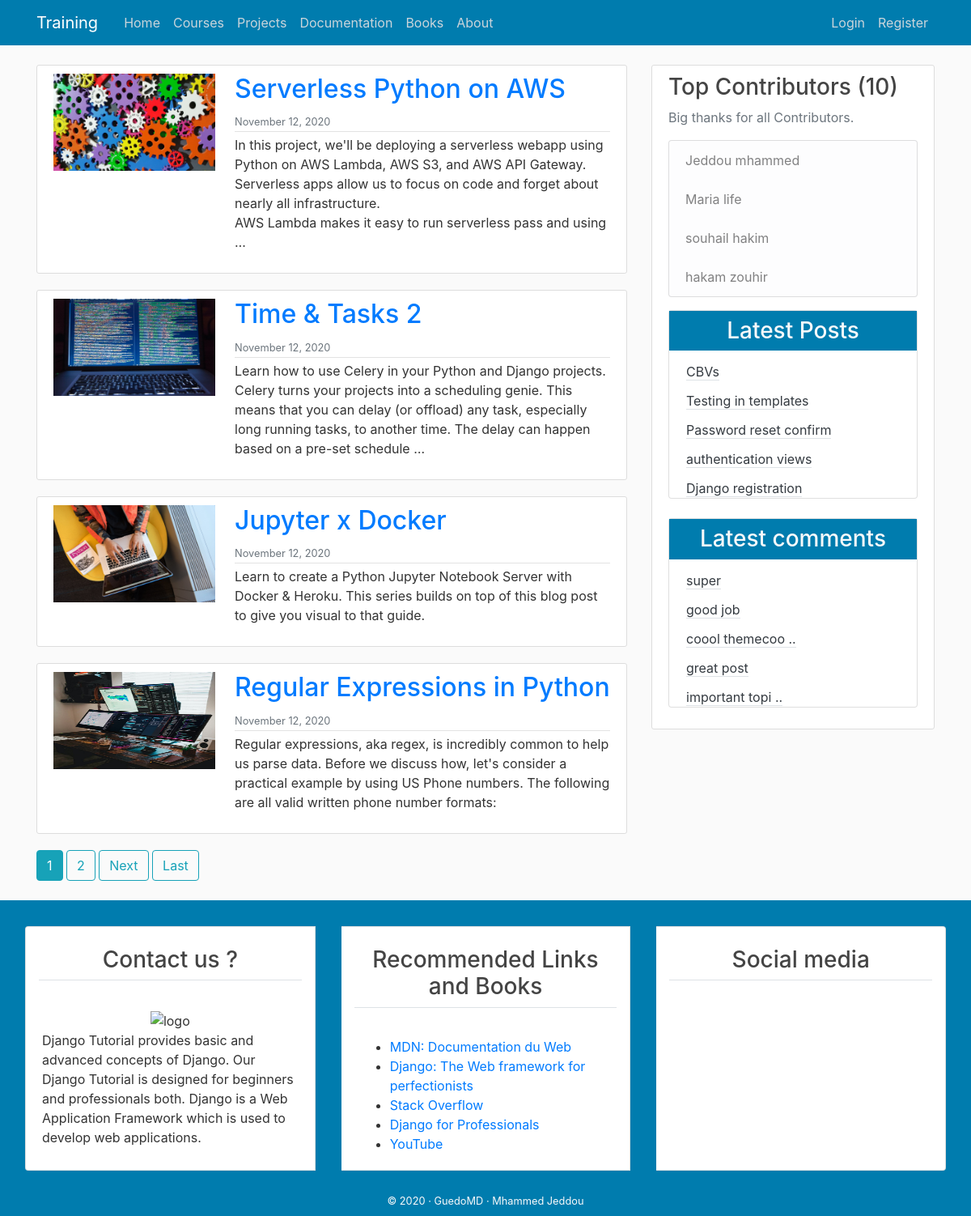
Page /project/ on the earlier database version.
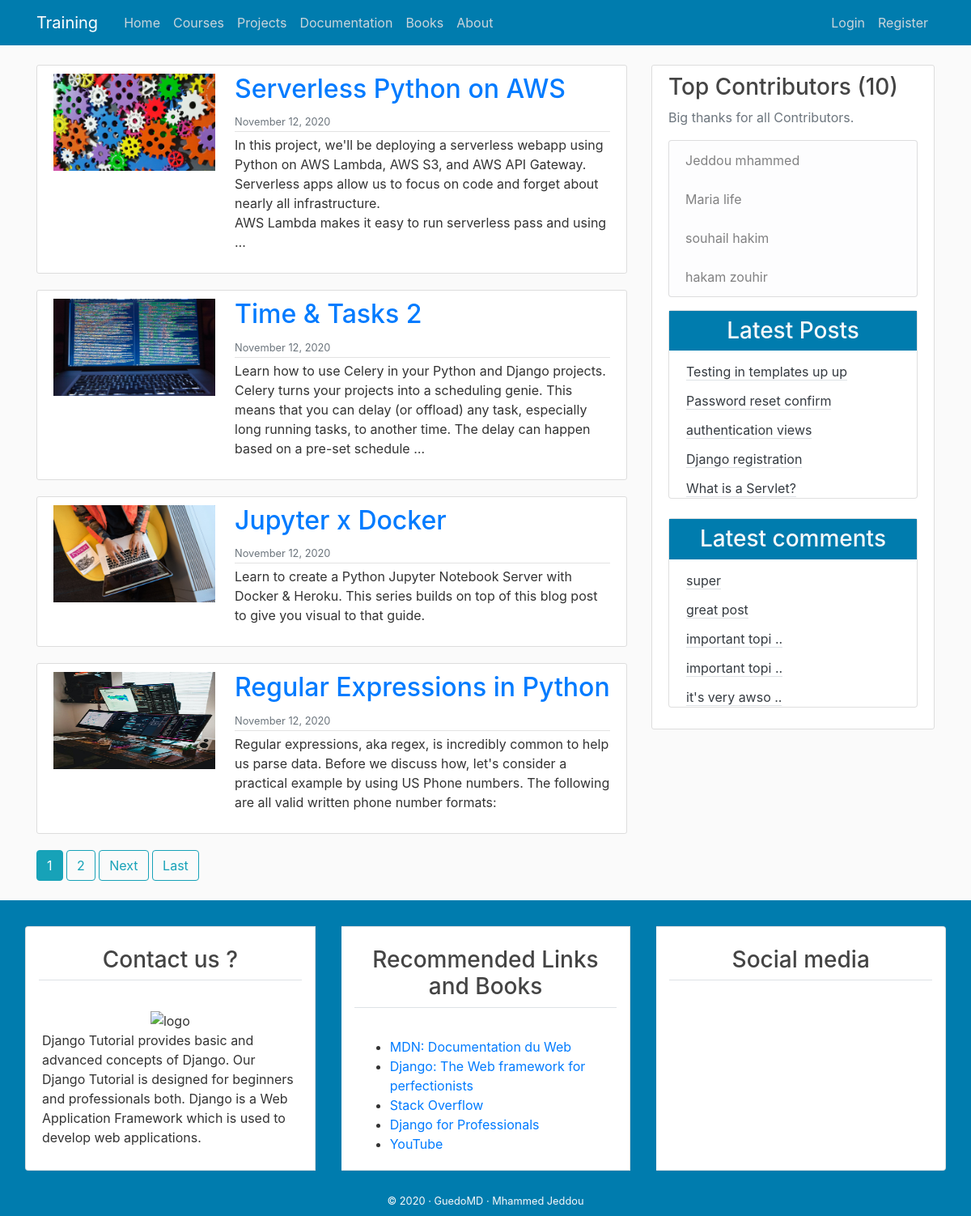
Same page on the later database version.
### blog/models.py (models this page shows, shortened)
class Project(models.Model):
    user=models.ForeignKey(User,on_delete=models.CASCADE)
    title = models.CharField(max_length=50)
    content=models.TextField()
    img=models.ImageField(upload_to='post_img/',default='post_img/default.png')
    created = models.DateTimeField(default=timezone.now())

class Post(models.Model):
    title = models.CharField(max_length=100)
    content = models.TextField()
    date_posted = models.DateTimeField(default=timezone.now)
    author = models.ForeignKey(User, on_delete=models.CASCADE)
    class Meta :
        ordering = ('-date_posted',)

class Comment(models.Model):
    name = models.CharField(max_length=50 )
    email = models.EmailField()
    body = models.TextField(verbose_name='Comment')
    comment_date = models.DateTimeField(auto_now_add=True)
    active = models.BooleanField(default=False)
    post = models.ForeignKey(Post, related_name='comments', on_delete=models.CASCADE)
    class Meta :
        ordering = ('-comment_date',)

### blog/views.py (the view)
# urls.py: path('project/', ProjectListView.as_view(), name='allPosts'),
class ProjectListView(ListView):
    model = Project
    template_name = 'blog/allposts.html'  # <app>/<model>_<viewtype>.html
    context_object_name = 'allposts'
    ordering = ['-created']
    paginate_by = 4

### blog/templatetags/post_tag.py (called while the page is built)
@register.inclusion_tag('blog/latest_posts.html')  #decorator
def latest_posts() : #simple python function
    context ={
        'l_posts' :Post.objects.all()[0:5]
    }
    return context

@register.inclusion_tag('blog/latest_comments.html')  #decorator
def latest_comments() : #simple python function
    context ={
        'l_comments' : Comment.objects.all()[0:5]
    }
    return context

### blog/templates/blog/allposts.html (shortened to what this page needs)
{% extends "blog/base.html" %}
{% block content %}
{% for post in allposts %}
<article class="media content-section">
    <img class="custom mr-4" src="{{ post.img.url }}" alt=" logo " width="200px" height="120">
    <div class="media-body">
      <div class="article-metadata">
        <h2 > <a  class="card-title"  href="" >{{post.title}}</a> </h2>
        <small class="text-muted">{{ post.created|date:"F d, Y" }}</small>
      </div>
      <p class="article-content">{{post.content |safe|truncatewords_html:45}}</p>
    </div>
  </article>
  {% endfor %}
{% if is_paginated %}
      {% for num in page_obj.paginator.page_range %}
        {% if page_obj.number == num %}
          <a class="btn btn-info mb-4" href="?page={{ num }}">{{ num }}</a>
        {% elif num > page_obj.number|add:'-3' and num < page_obj.number|add:'3' %}
          <a class="btn btn-outline-info mb-4" href="?page={{ num }}">{{ num }}</a>
        {% endif %}
      {% endfor %}
      {% if page_obj.has_next %}
        <a class="btn btn-outline-info mb-4" href="?page={{ page_obj.next_page_number }}">Next</a>
        <a class="btn btn-outline-info mb-4" href="?page={{ page_obj.paginator.num_pages }}">Last</a>
      {% endif %}
    {% endif %}
{% endblock  %}

### blog/templates/blog/latest_posts.html
<ul class="list-group-flush latest-post">
    {% for post  in l_posts  %}
      <li class="list-group-item latest-post-item" >
           <a class="text-dark border-bottom " href="{% url 'post-detail' post.pk  %}"> {{post.title |safe|truncatewords_html:5}} </a>
      </li>
    {% endfor %}
</ul>

### blog/templates/blog/latest_comments.html
<ul class="list-group-flush latest-comment">
    {% for comment  in l_comments  %}
      <li class="list-group-item latest-comment-item" >
           <a class="text-dark border-bottom" href="{% url 'post-detail' comment.post.pk  %}">
            {% if comment.body|length > 15 %}
            {{comment.body |slice:'14'}} ..
            {% else %}
            {{comment.body}}
            {% endif %}
          </a>
      </li>
      {% empty %}
      <li class="list-group-item latest-comment-item" >  No comments </li>
    {% endfor %}
</ul>

Differences in the rows shown:
removed Post: title "CBVs"
removed Comment: body "good job"
removed Comment: body "coool themecoo"
changed Post: title "Testing in templates" → "Testing in templates up up"
now on this page (row unchanged): Post: title "What is a Servlet?"
now on this page (row unchanged): Comment: body "important topi"
now on this page (row unchanged): Comment: body "it's very awso"
